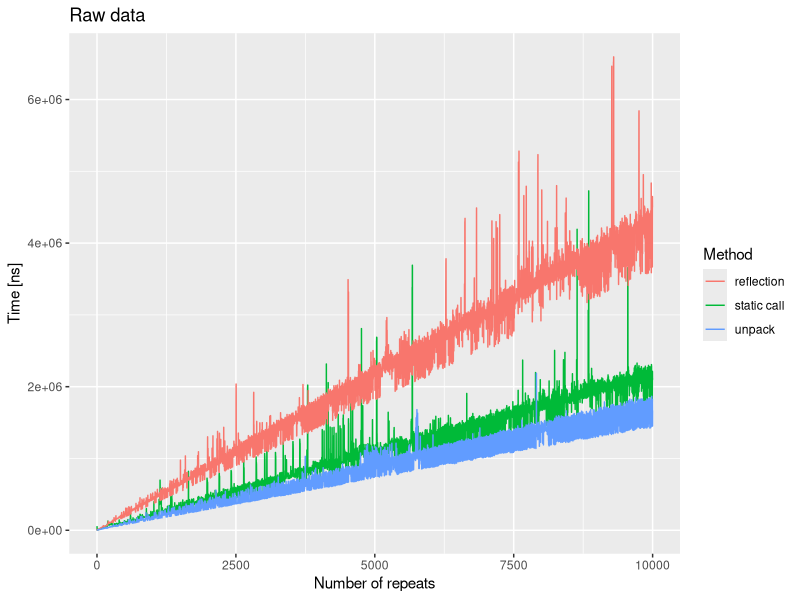
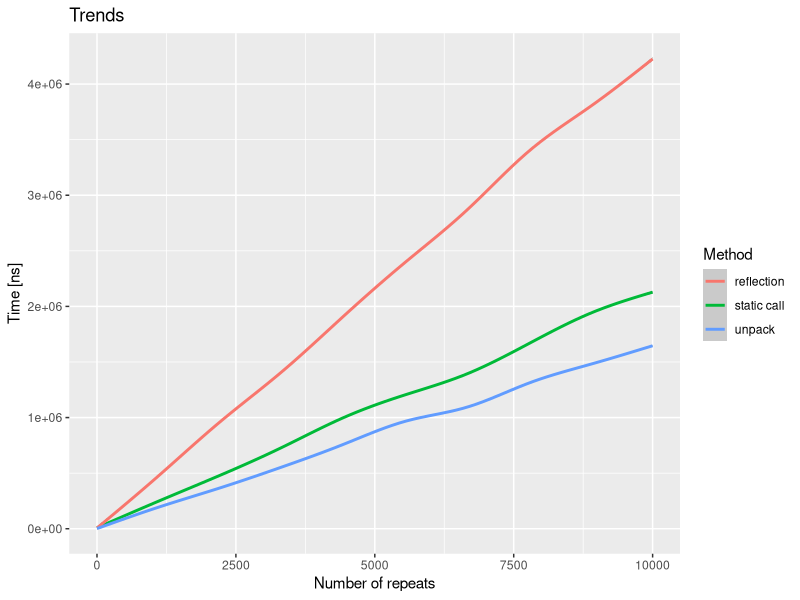

These charts were generated, in order, by the following R code:
## ---- chunk 1
library(ggplot2)
library(dplyr)
library(reshape2)
## ---- chunk 2
data <- as.data.frame(read.csv(file="data.csv", header=TRUE, sep=","))

drawChart <- function(data,title,type){
  data %>% ggplot(aes(no, y=value, color=variable)) +
        type(aes(y=call, col="static call")) + 
        type(aes(y=reflection, col="reflection")) +
        type(aes(y=unzip, col="unpack")) +
        ggtitle(title) + 
        xlab("Number of repeats") +
        ylab("Time [ns]") +
        labs(color='Method') 
        
}

drawChart(data,"Raw data",geom_line)
## ---- chunk 3
drawChart(data,"Trends",geom_smooth)
